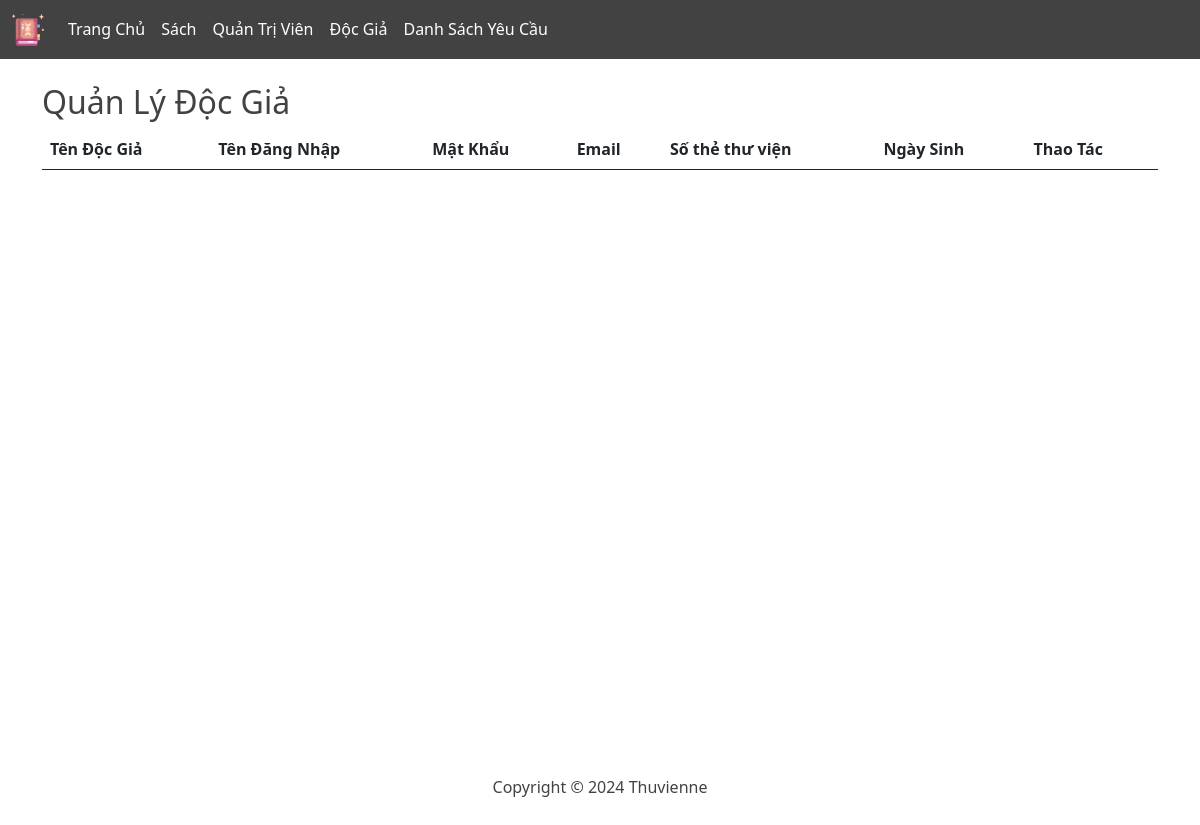
/pages/admin/manage_docgia.php, run on an earlier commit of the app's database.
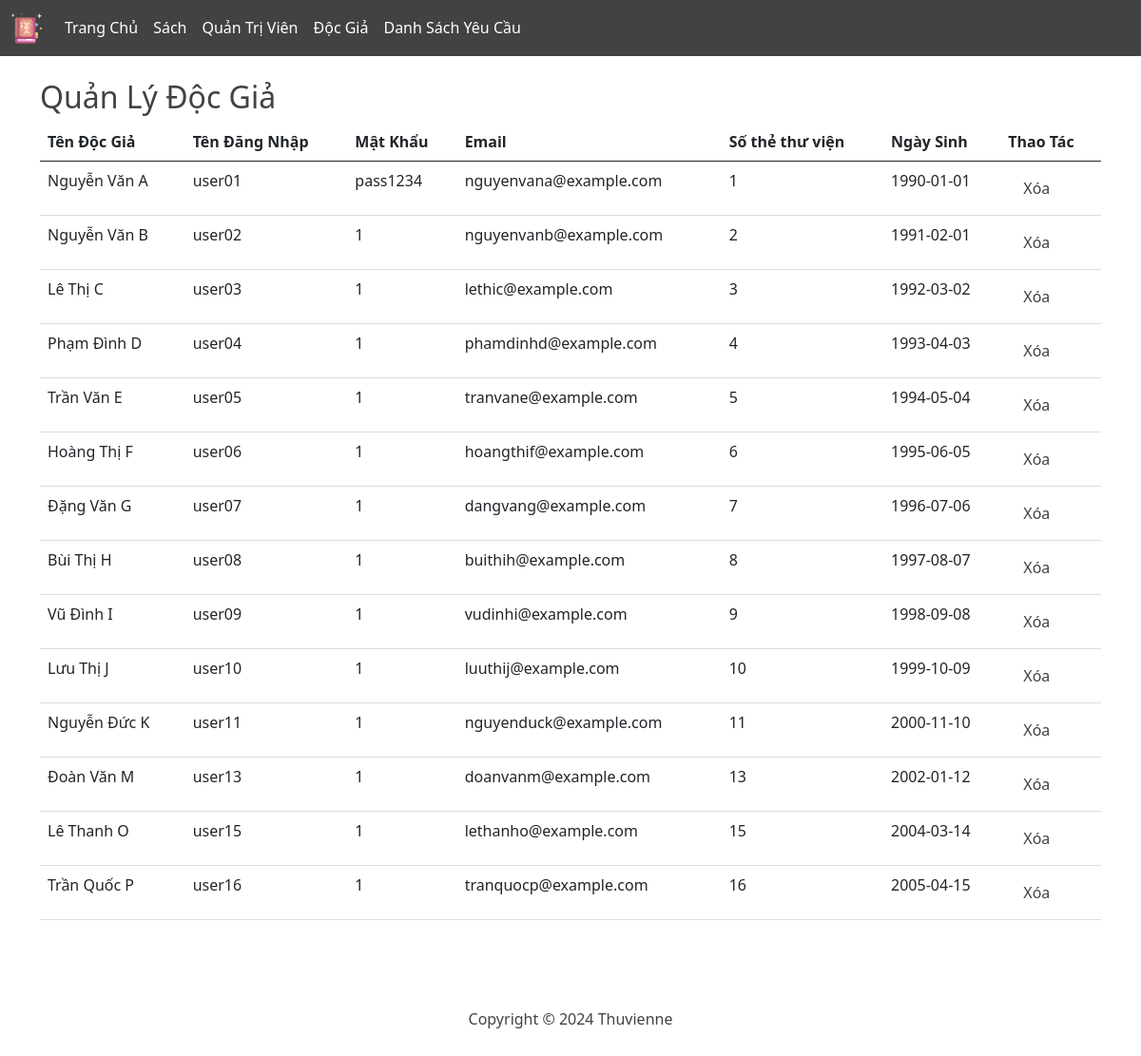
And on a later commit of the database.
### tables this page shows
CREATE TABLE `tk_docgia` (
  `USERNAME_DG` varchar(30) NOT NULL,
  `STT_THETV` int(11) NOT NULL,
  `TEN_LOAI` char(10) DEFAULT NULL,
  `TEN_DG` varchar(20) NOT NULL,
  `EMAIL_DG` varchar(30) NOT NULL,
  `NGAYSINH_DG` date NOT NULL,
  `PASSWORD_DG` char(10) NOT NULL,
  `DIEM` int DEFAULT 0
);

CREATE TABLE `the_thu_vien` (
  `STT_THETV` int(11) NOT NULL,
  `USERNAME_DG` varchar(30) NOT NULL,
  `NGAY_LAPTHE` date NOT NULL,
  `NGAY_HETHAN` date NOT NULL
);

### public/pages/admin/manage_docgia.php (the view)
<?php
require __DIR__ . '/../../../src/db/db_connect.php';
try {
    $query = "
        SELECT *
        FROM tk_docgia
        join   the_thu_vien on tk_docgia.USERNAME_DG= the_thu_vien.USERNAME_DG
    ";
    $stmt = $pdo->query($query);
    $dgs = $stmt->fetchAll(PDO::FETCH_ASSOC);
} catch (PDOException $e) {
    echo "Lỗi: " . $e->getMessage();
    exit();
}
?>
<!DOCTYPE html>
<html lang="en">
<?php require __DIR__ . '/../../../src/partials/header.php' ?>
<body>
    <?php require __DIR__ . '/../../../src/partials/sub-header--admin.php' ?>
    <main class="container mt-4">
        <h2>Quản Lý Độc Giả</h2>
        <table class="table">
            <thead>
                <tr>
                    <th>Tên Độc Giả</th>
                    <th>Tên Đăng Nhập</th>
                    <th>Mật Khẩu</th>
                    <th>Email</th>
                    <th>Số thẻ thư viện</th>
                    <th>Ngày Sinh</th>
                    <th>Thao Tác</th>
                </tr>
            </thead>
            <tbody>
                <?php foreach ($dgs as $dg) : ?>
                    <tr>
                        <td><?= htmlspecialchars($dg['TEN_DG']) ?></td>
                        <td><?= htmlspecialchars($dg['USERNAME_DG']) ?></td>
                        <td><?= htmlspecialchars($dg['PASSWORD_DG']) ?></td>
                        <td><?= htmlspecialchars($dg['EMAIL_DG']) ?></td>
                        <td><?= htmlspecialchars($dg['STT_THETV']) ?></td>
                        <td><?= htmlspecialchars($dg['NGAYSINH_DG']) ?></td>
                        <td>
                            <a style="float: left;" class="nav-link col" href="/admin/thaotac/delete_docgia/?id=<?= $dg['USERNAME_DG'] ?>" onclick="return confirm('Bạn có chắc chắn muốn xóa không?');">Xóa</a>
                        </td>
                    </tr>
                <?php endforeach; ?>
            </tbody>
        </table>
    </main>
    <?php require __DIR__ . '/../../../src/partials/footer.php' ?>
</body>
</body>
</html>

What changed in the data, as far as the page shows it:
added tk_docgia: TEN_DG "Nguyễn Văn A", STT_THETV.USERNAME_DG "user01", PASSWORD_DG "pass1234", EMAIL_DG "nguyenvana@example.com", STT_THETV.STT_THETV "1", NGAYSINH_DG "1990-01-01"
added tk_docgia: TEN_DG "Nguyễn Văn B", STT_THETV.USERNAME_DG "user02", PASSWORD_DG "1", EMAIL_DG "nguyenvanb@example.com", STT_THETV.STT_THETV "2", NGAYSINH_DG "1991-02-01"
added tk_docgia: TEN_DG "Lê Thị C", STT_THETV.USERNAME_DG "user03", PASSWORD_DG "1", EMAIL_DG "lethic@example.com", STT_THETV.STT_THETV "3", NGAYSINH_DG "1992-03-02"
added tk_docgia: TEN_DG "Phạm Đình D", STT_THETV.USERNAME_DG "user04", PASSWORD_DG "1", EMAIL_DG "phamdinhd@example.com", STT_THETV.STT_THETV "4", NGAYSINH_DG "1993-04-03"
added tk_docgia: TEN_DG "Trần Văn E", STT_THETV.USERNAME_DG "user05", PASSWORD_DG "1", EMAIL_DG "tranvane@example.com", STT_THETV.STT_THETV "5", NGAYSINH_DG "1994-05-04"
added tk_docgia: TEN_DG "Hoàng Thị F", STT_THETV.USERNAME_DG "user06", PASSWORD_DG "1", EMAIL_DG "hoangthif@example.com", STT_THETV.STT_THETV "6", NGAYSINH_DG "1995-06-05"
added tk_docgia: TEN_DG "Đặng Văn G", STT_THETV.USERNAME_DG "user07", PASSWORD_DG "1", EMAIL_DG "dangvang@example.com", STT_THETV.STT_THETV "7", NGAYSINH_DG "1996-07-06"
added tk_docgia: TEN_DG "Bùi Thị H", STT_THETV.USERNAME_DG "user08", PASSWORD_DG "1", EMAIL_DG "buithih@example.com", STT_THETV.STT_THETV "8", NGAYSINH_DG "1997-08-07"
added tk_docgia: TEN_DG "Vũ Đình I", STT_THETV.USERNAME_DG "user09", PASSWORD_DG "1", EMAIL_DG "vudinhi@example.com", STT_THETV.STT_THETV "9", NGAYSINH_DG "1998-09-08"
added tk_docgia: TEN_DG "Lưu Thị J", STT_THETV.USERNAME_DG "user10", PASSWORD_DG "1", EMAIL_DG "luuthij@example.com", STT_THETV.STT_THETV "10", NGAYSINH_DG "1999-10-09"
added tk_docgia: TEN_DG "Nguyễn Đức K", STT_THETV.USERNAME_DG "user11", PASSWORD_DG "1", EMAIL_DG "nguyenduck@example.com", STT_THETV.STT_THETV "11", NGAYSINH_DG "2000-11-10"
added tk_docgia: TEN_DG "Đoàn Văn M", STT_THETV.USERNAME_DG "user13", PASSWORD_DG "1", EMAIL_DG "doanvanm@example.com", STT_THETV.STT_THETV "13", NGAYSINH_DG "2002-01-12"
added tk_docgia: TEN_DG "Lê Thanh O", STT_THETV.USERNAME_DG "user15", PASSWORD_DG "1", EMAIL_DG "lethanho@example.com", STT_THETV.STT_THETV "15", NGAYSINH_DG "2004-03-14"
added tk_docgia: TEN_DG "Trần Quốc P", STT_THETV.USERNAME_DG "user16", PASSWORD_DG "1", EMAIL_DG "tranquocp@example.com", STT_THETV.STT_THETV "16", NGAYSINH_DG "2005-04-15"
